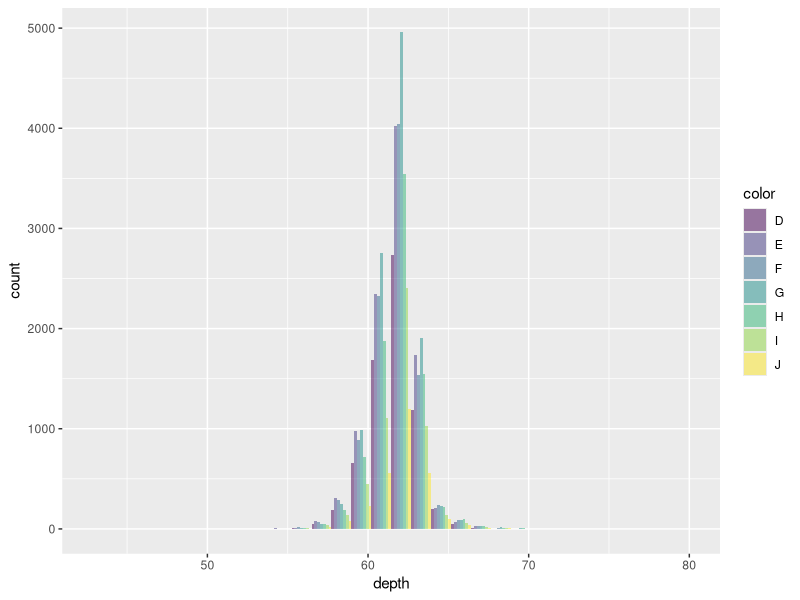
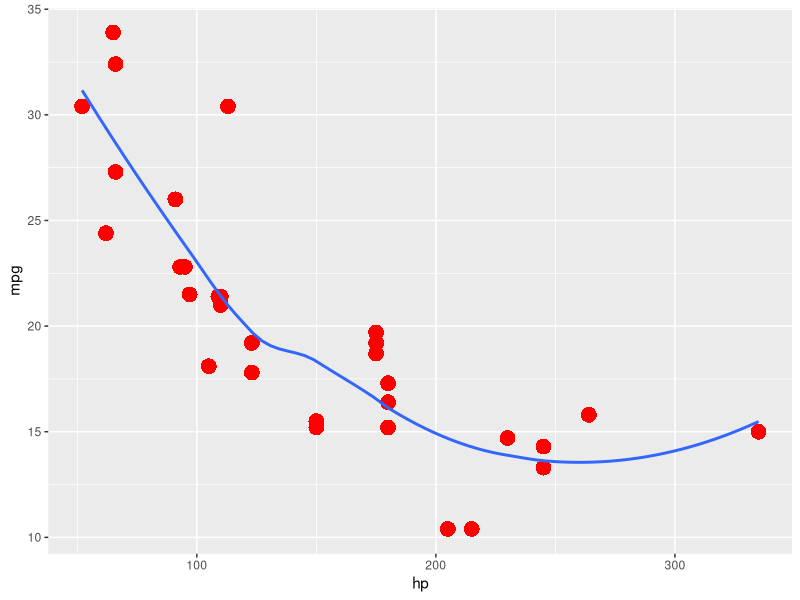
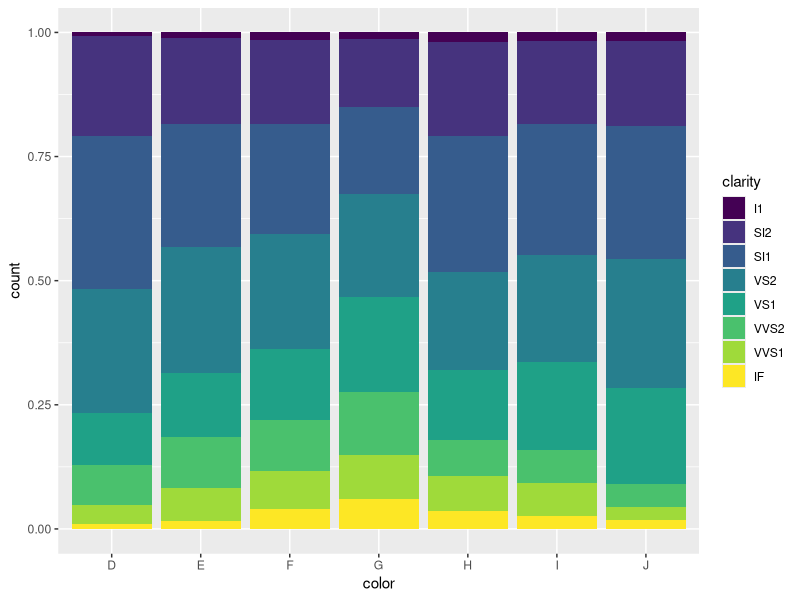
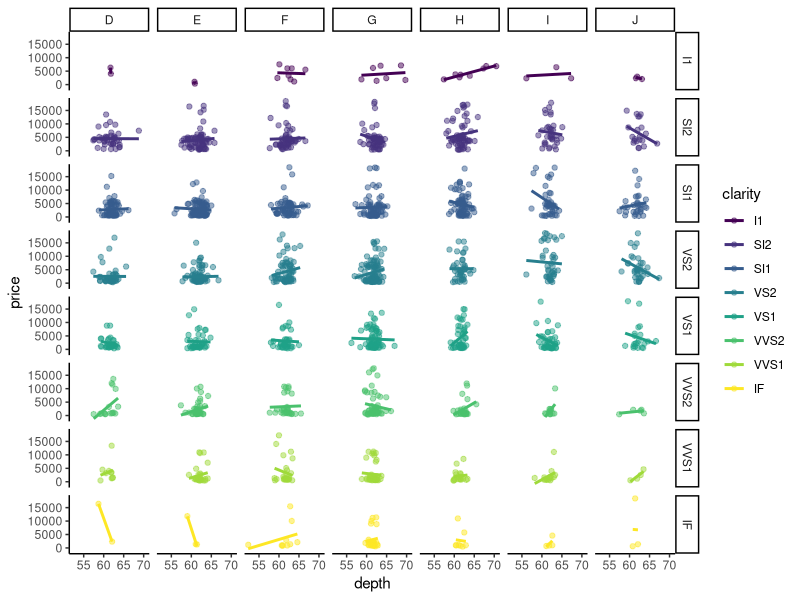
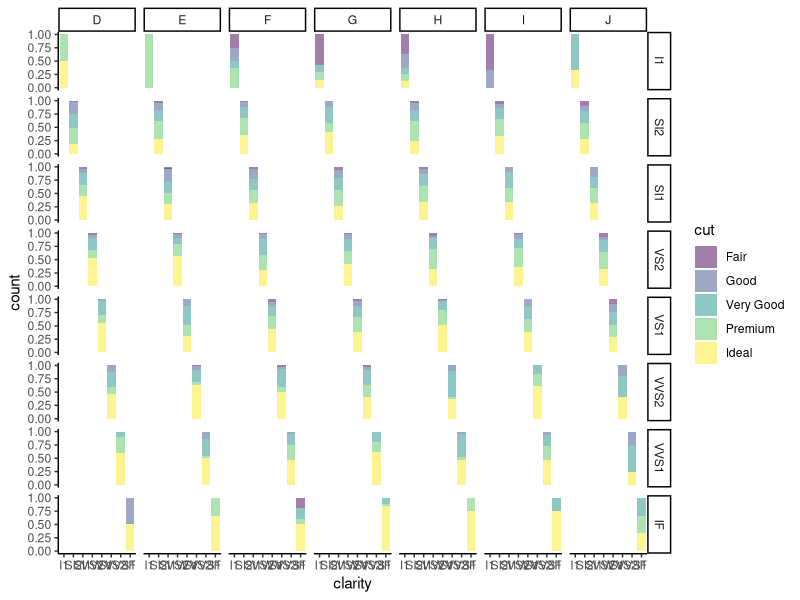
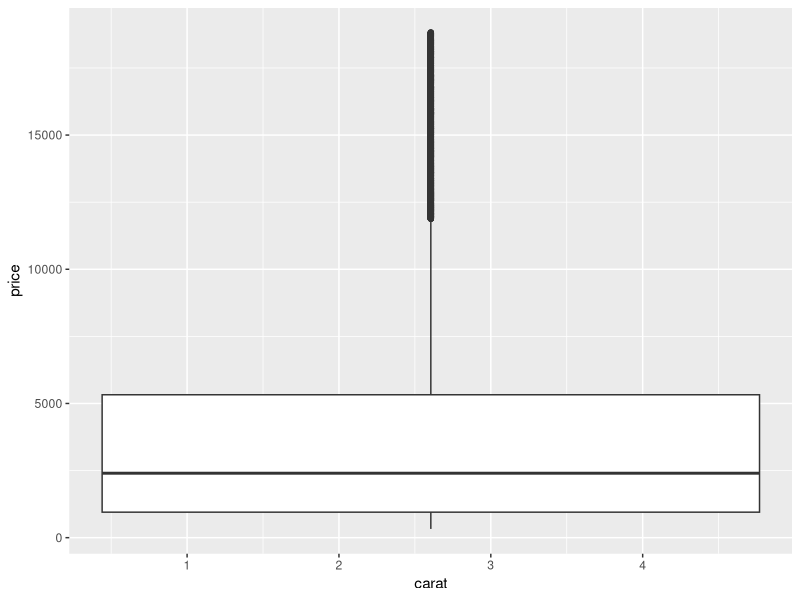

Recreate these plots in R, in order.
install.packages("tidyverse")
library(tidyverse)
library(ggplot2)

mtcars

new_mtcars <- mtcars %>%
                  mutate(am = factor(am,
                                     levels = c(0,1),
                                     labels = c("Manual","Auto")))
                
                        
                                         
new_mtcars 

diamonds

#Chart 1 (Histogram)
diamonds %>%
  ggplot(aes(depth, fill = color)) + geom_histogram(alpha = 0.5,position = "dodge")

#Chart 2 (Scatter plot)
new_mtcars %>%
  ggplot(aes(hp,mpg, )) + geom_point(pch = 16, col = "red",size = 5) + geom_smooth(fill = "blue",se = FALSE) 

#Chart 3 (Bar plot)
diamonds %>%
  ggplot(aes(color,fill = clarity)) + geom_bar(position = "fill")
   
#chart 4 (facet_grid)
set.seed(42)
ggplot(sample_n(diamonds, 2000), 
       aes(depth,price , color=clarity)) +
  geom_point(alpha=0.5) +
  geom_smooth(method = "lm" , se=F) +
  theme_classic() + 
  facet_grid(clarity ~ color)

#ลองทำเป็น bar chart ลองดูได้
set.seed(42)
ggplot(sample_n(diamonds, 2000), 
       aes(clarity, fill=cut)) +
  geom_bar(alpha=0.5,position = "Fill") +
  theme_classic() + 
  facet_grid(clarity ~ color)

#chart 5 (Box plot)
diamonds %>%
  ggplot(aes(carat,price))+ geom_boxplot()
  
                                                                        